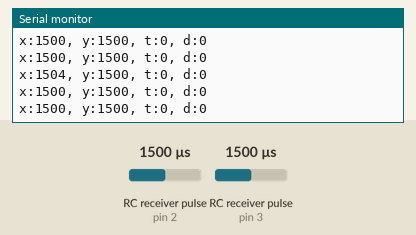
This sketch was run on a simulated Arduino Uno, built with avr-gcc and run on an emulated ATmega328P. Shown: the last lines printed to the serial monitor. Wiring (inferred from the names in the program): 2 × RC receiver channel: data pin 2 / data pin 3. The test bench sets the inputs (shaded band); at power-on: RC receiver pulse (sensors on pin 2, pin 3) 1500 µs.

Above: at 1.2 s.
1.3 s: RC receiver pulse (sensor on pin 2) set to 1020 µs
At 2.1 s:
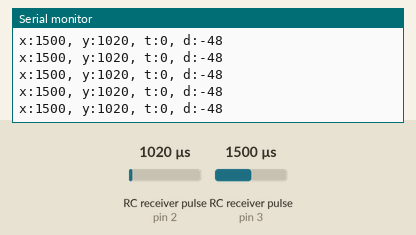
2.8 s: RC receiver pulse (sensor on pin 3) set to 1020 µs
At 3.3 s:
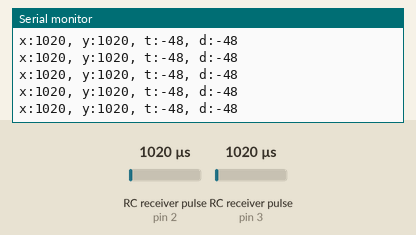
4.3 s: RC receiver pulse (sensor on pin 2) set to 1250 µs
At 5.1 s:
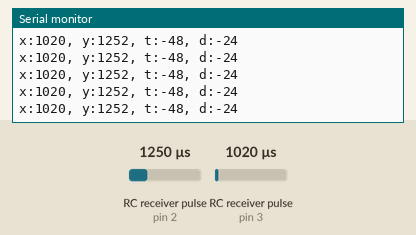
5.8 s: RC receiver pulse (sensor on pin 3) set to 1250 µs
At 6.8 s:
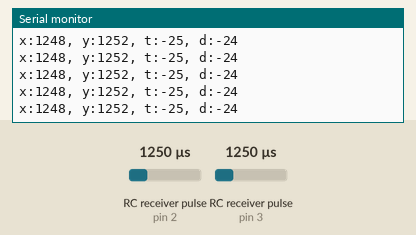
7.3 s: RC receiver pulse (sensor on pin 2) set to 1750 µs
At 8.0 s:
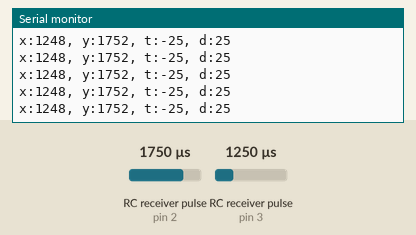
Timing chart, 0 to 10.3 s (numbered marks = the images above; inputs shaded):
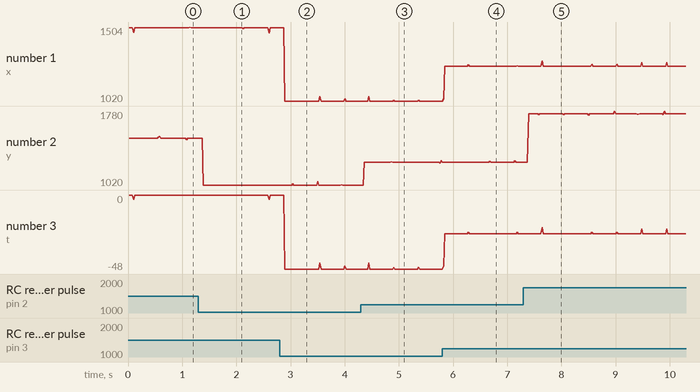

Measured:
- after the input at 1.3 s, the serial monitor: prints a new line after 0.09 s (image 1)
- after the input at 2.8 s, the serial monitor: prints a new line after 0.10 s (image 2)
- after the input at 4.3 s, the serial monitor: prints a new line after 0.06 s (image 3)
- after the input at 5.8 s, the serial monitor: prints a new line at once (image 4)
- after the input at 7.3 s, the serial monitor: prints a new line after 0.09 s (image 5)
- plotted number 1: 1020 → 1248 after the input at 5.8 s
- plotted number 2: 1500 → 1020 after the input at 1.3 s, 1020 → 1276 after the input at 4.3 s, 1252 → 1756 after the input at 7.3 s

The sketch:

RCTest.ino
```cpp
#include "RCChannel.h"

const int CHANNEL1_PIN = 3;
const int CHANNEL2_PIN = 2;

RCChannel channel1 = RCChannel(CHANNEL1_PIN);
RCChannel channel2 = RCChannel(CHANNEL2_PIN);

void channel1Interrupt() {
  channel1.handleInterrupt();
}

void channel2Interrupt() {
  channel2.handleInterrupt();
}

void setup() {
  Serial.begin(115200);
  while (!Serial);
  attachInterrupt(digitalPinToInterrupt(CHANNEL1_PIN), channel1Interrupt, CHANGE);
  attachInterrupt(digitalPinToInterrupt(CHANNEL2_PIN), channel2Interrupt, CHANGE);
}

void loop() {
  long channel1PulseDuration = channel1.getPulseDuration();
  long channel2PulseDuration = channel2.getPulseDuration();
  delay(20);
  Serial.print("x:");
  Serial.print(channel1PulseDuration);
  Serial.print(", y:");
  Serial.print(channel2PulseDuration);
  Serial.print(", t:");
  Serial.print((channel1PulseDuration - 1500) / 10);

  long steering = (channel2PulseDuration - 1500) / 10;
  steering = constrain(steering, -50, 50);

  Serial.print(", d:");
  Serial.print(steering);
  Serial.println();
}
```

RCChannel.cpp
```cpp
#include "RCChannel.h"
#include <Arduino.h>

RCChannel::RCChannel(int argPin) {
  pin = argPin;
  pinMode(pin, INPUT);
}

void RCChannel::handleInterrupt() {
  boolean pinValue = digitalRead(pin);
  unsigned long now = micros();
  if (pinValue) {
    pulseStart = now;
  } else {
    long duration = now - pulseStart;
    // Ignore up to 2 consecutive spikes
    if (abs(duration - pulseDuration) < 400 || skipCount >= 2) {
      pulseDuration = constrain(duration, 0, 2000);
      skipCount = 0;
    } else {
      skipCount += 1;
    }
  }
}

long RCChannel::getPulseDuration() {
  return pulseDuration;
}

void RCChannel::reset() {
  pulseDuration = 1500;
}
```

RCChannel.h
```cpp
class RCChannel {

  public:
    RCChannel(int pin);

    /** get the duration of the last RC pulse in microseconds */
    long getPulseDuration();

    /** set the RC pulse duration to 1500 */
    void reset();

    /** Call when an interrupt occurs */
    void handleInterrupt();

  private:
    int pin;
    volatile unsigned long pulseStart = 0;
    volatile long pulseDuration = 1500;
    volatile int skipCount = 0;
};
```
